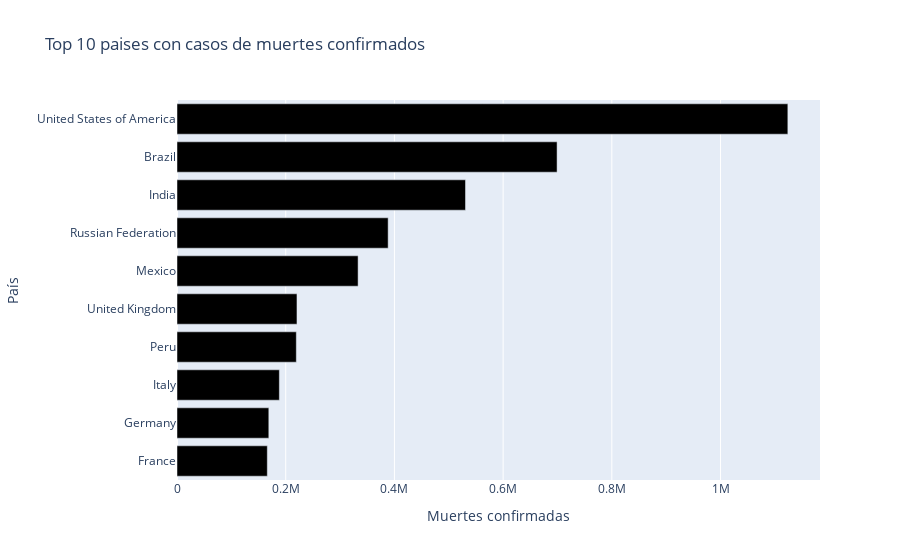

The notebook cell saved with this chart:
### Code cell
TotalDeaths_top10 = df_clean.groupby('Country').max().sort_values('TotalDeaths', ascending=False)[:10]
horizontal_bar_chart(TotalDeaths_top10,TotalDeaths_top10.TotalDeaths, TotalDeaths_top10.index,
                     'Top 10 paises con casos de muertes confirmados', 'Muertes confirmadas','País','black')

### Figure 1 — Plotly figure (JSON) as saved in the notebook; plotly's stock layout.template omitted (floating-point values rounded to 4 significant figures)
{"data": [{"alignmentgroup": "True", "hovertemplate": "Muertes confirmadas=%{x}<br>País=%{y}<extra></extra>", "legendgroup": "", "marker": {"color": "black", "pattern": {"shape": ""}}, "name": "", "offsetgroup": "", "orientation": "h", "showlegend": false, "textposition": "auto", "type": "bar", "x": [1123836, 699276, 530779, 388478, 333188, 220721, 219539, 188322, 168935, 166176], "xaxis": "x", "y": ["United States of America", "Brazil", "India", "Russian Federation", "Mexico", "United Kingdom", "Peru", "Italy", "Germany", "France"], "yaxis": "y"}], "layout": {"barmode": "relative", "legend": {"tracegroupgap": 0}, "title": {"text": "Top 10 paises con casos de muertes confirmados"}, "xaxis": {"anchor": "y", "domain": [0, 1], "title": {"text": "Muertes confirmadas"}}, "yaxis": {"anchor": "x", "categoryorder": "total ascending", "domain": [0, 1], "title": {"text": "País"}}}}
